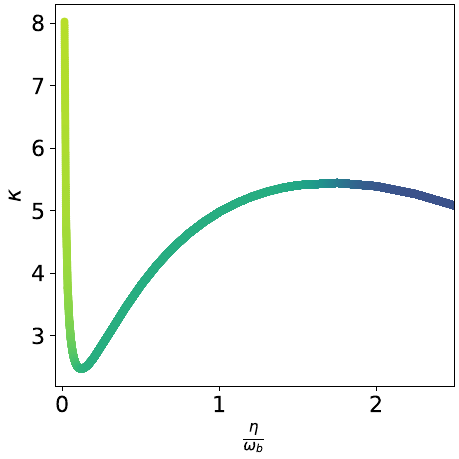

This chart was generated by the following Python code:
from matplotlib import cm as colm
import numpy as np
import matplotlib.pyplot as plt
plt.rcParams.update({'font.size': 16})


eV = 1.0 / 27.2114
cmn1 = 1.0/219474.63

wb  = 1000 
Eb  = 2250
width= 4.6
aspect_ratio= 1.0
fig_size = (width, width / aspect_ratio)
plt.figure(figsize=fig_size, constrained_layout=True)


data = np.genfromtxt(f'fig1c.out')
eta = data[:, 0]
k = data[:, 3]
plt.xlim([0, eta[-1]])
#plt.ylim([0, np.amax(k)*1.1])

wbau = wb*cmn1  
Ebau = Eb*cmn1  
w0 = np.sqrt(2.0)*wbau  #frequency in per atomic units of time

w0pfs = w0 * 41.3413733352

#datapgh = np.genfromtxt("pgh_results_"+str(wb)+".out")
ktst = 1.0 #w0pfs/(2*np.pi) * np.exp(-1052.8*(Ebau) )

k0 = k/ktst
etainterp = np.arange(eta[0], eta[-1], 0.0001)
K0interp = np.interp(etainterp,eta,k0)



def color(eta):
    """
    Just a visual guide for three regimes
    """
    def s(x,x0, b):
        #b = 50.0
        return 1/(1 + np.exp(-b * (x-x0)))

    return (1- (s(eta,0.04, 30.0) + s(eta, 1.75, 10.0))/2) *0.75 + 0.25


plt.scatter(etainterp, K0interp * 1E6, c = colm.viridis(color(etainterp)), s = 23)

  
plt.xlabel(r'$\frac{\eta}{\omega_b}$')
plt.ylabel(r'$\kappa$')
plt.xlim(-0.05,2.5)
plt.savefig('fig1c.pdf')  